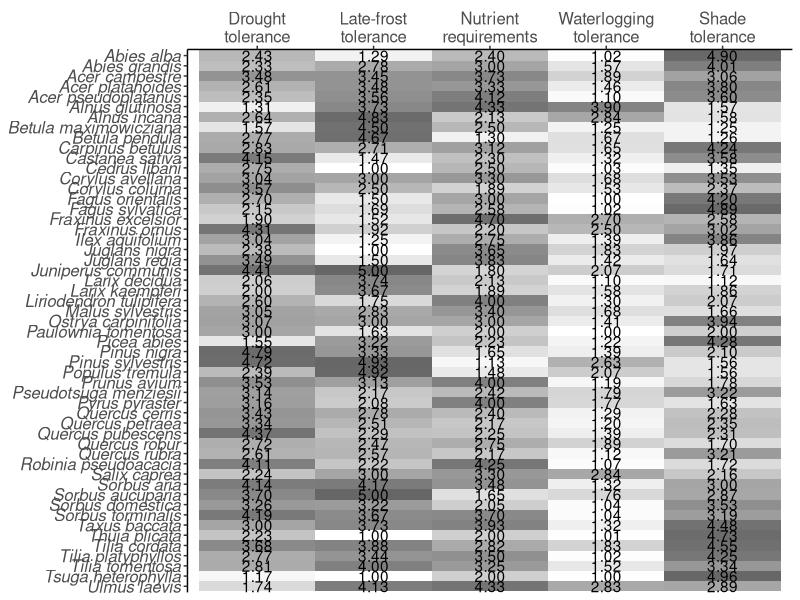
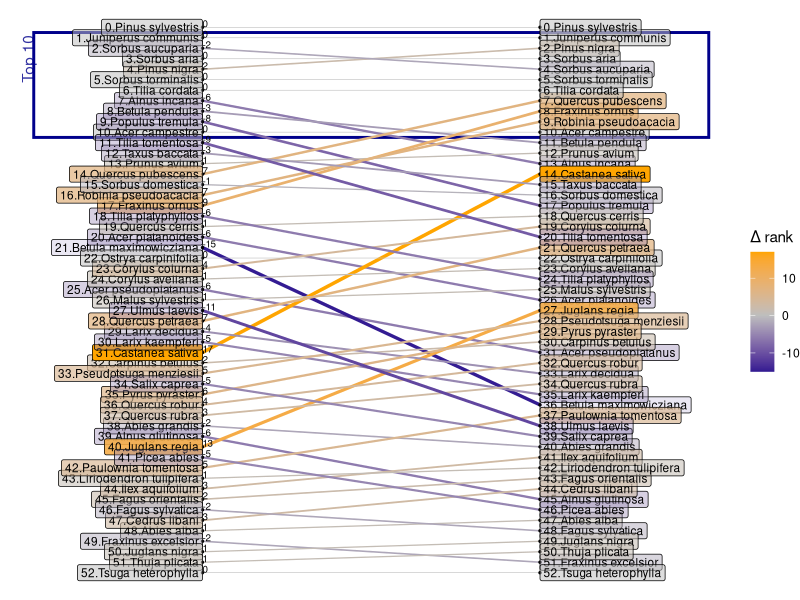
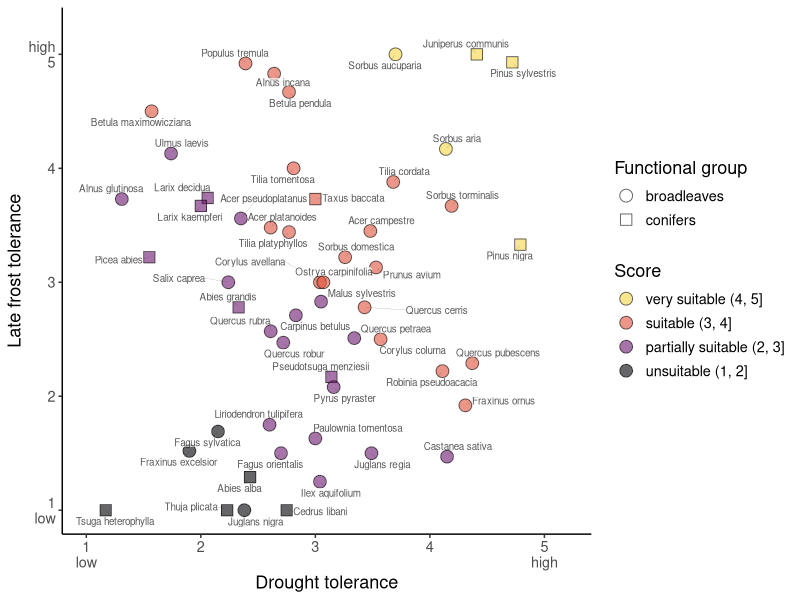
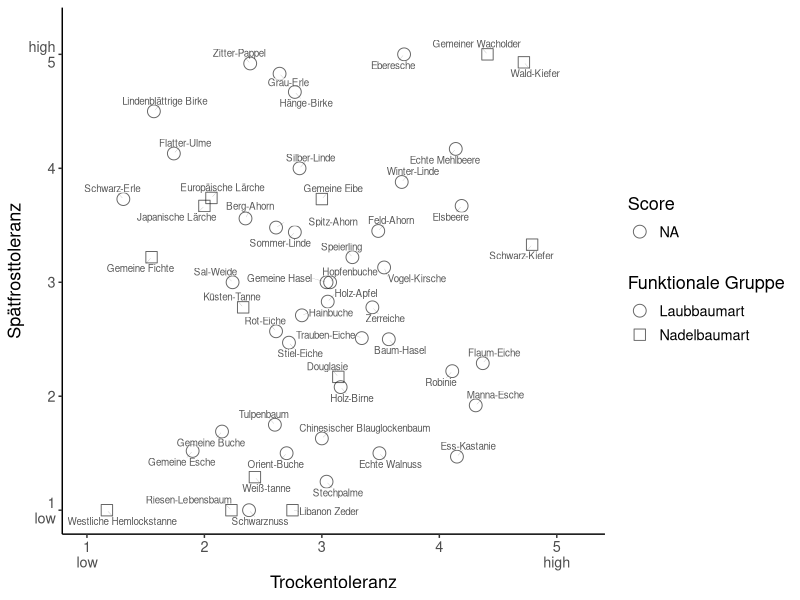
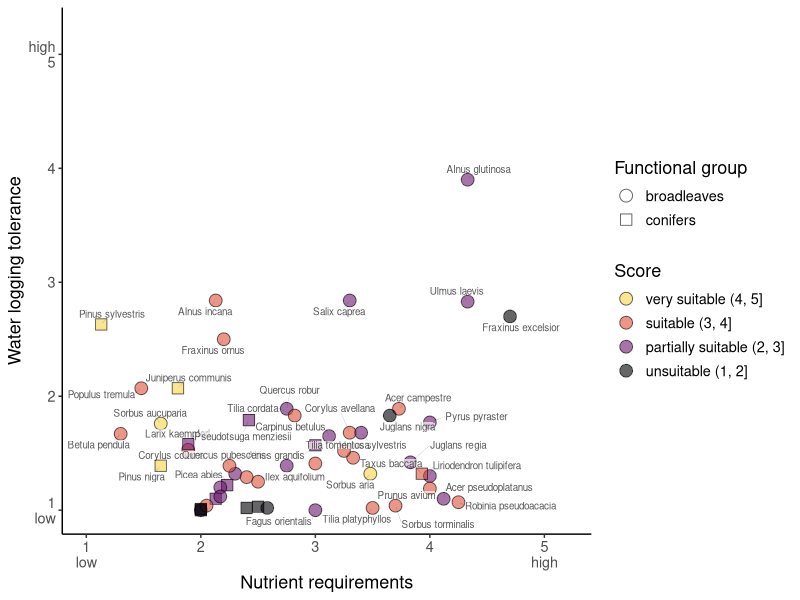
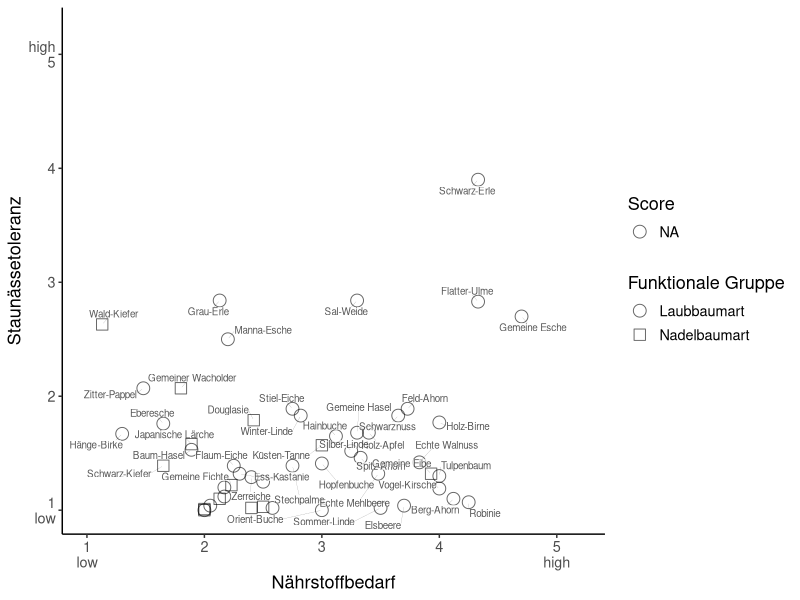
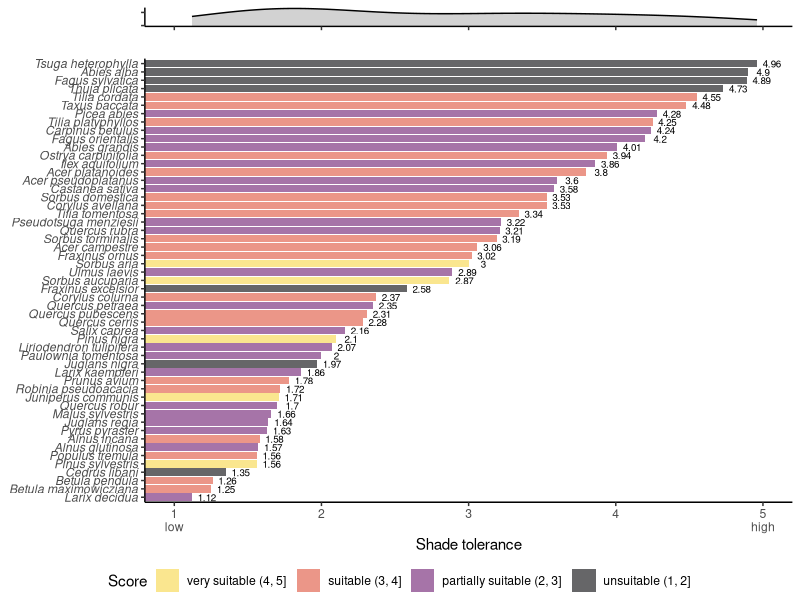
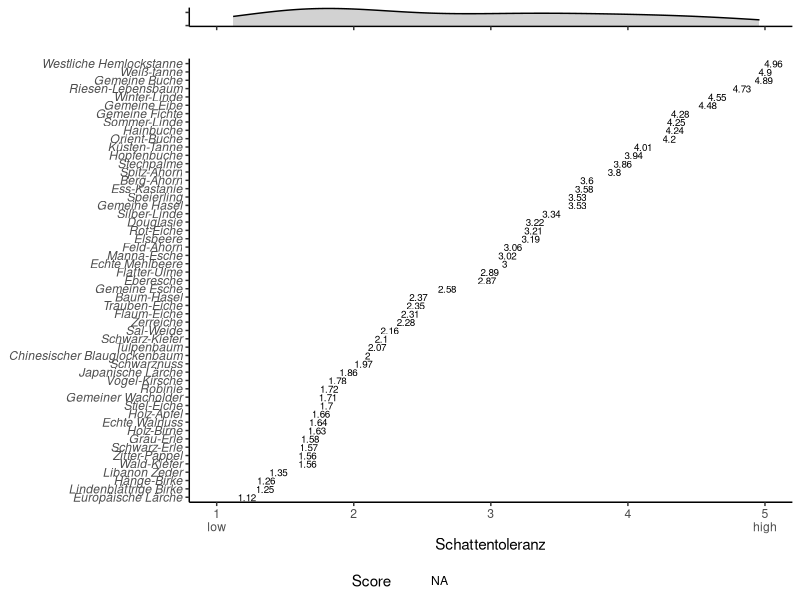

These figures' R source, in order:
## ---- chunk 1
# Packages for data handling
library(tidyverse)
library(data.table)

# Packages for visualization
library(ggrepel)
library(ggpubr) # ggarrange
# Packages for vis. this html document
library(kableExtra)

theme_set(theme_classic())
## ---- chunk 2
dat = fread("data/all_traits.csv", encoding = 'Latin-1')
colnames(dat)[1:8] = c("species", "drought", "late_frost", "shade", "waterlogging",
                       "nutrients", "score_1", "score_2")


dat = dat %>% 
  mutate(cat = ifelse(score_1 > 4, "very suitable (4, 5]",
                      ifelse(score_1 > 3, "suitable (3, 4]",
                             ifelse(score_1 > 2, "partially suitable (2, 3]",
                                    "unsuitable (1, 2]")))) 

lbl_dict = fread("data/label_dict.csv", encoding = 'Latin-1')

dat = dat %>% 
  left_join(., lbl_dict, by = c("cat" = "english")) %>% 
  rename("cat_de" = "deutsch") %>%  
  left_join(., lbl_dict %>% dplyr::select(-short),
            by = c("type" = "english")) %>% 
  rename("type_de" = "deutsch")

dat = dat %>% 
  mutate(cat = factor(cat,
                      levels = c("very suitable (4, 5]", "suitable (3, 4]",
                                 "partially suitable (2, 3]", "unsuitable (1, 2]")),
         cat_de = factor(cat_de,
                      levels = c("sehr geeignet (4, 5]", "geeignet (3, 4]",
                                 "teilweise geeignet (2, 3]", "ungeeignet (1, 2]")))
## ---- chunk 3
dat %>% 
  dplyr::select(species, drought, late_frost, shade, waterlogging, nutrients) %>% 
  gather(., key, value, drought:nutrients) %>% 
  mutate(value = (format(value, digit = 3)),
         key = factor(key,
                      levels = c("drought", "late_frost", "nutrients",
                                 "waterlogging", "shade"),
                      labels = c("Drought\ntolerance",
                                 "Late-frost\ntolerance",
                                 "Nutrient\nrequirements",
                                 "Waterlogging\ntolerance",
                                 "Shade\ntolerance"))) %>% 
  ggplot(., aes(x = key, y = species)) +
  geom_tile(show.legend = F, aes(alpha = value)) +
  geom_text(aes(label = value)) +
  scale_x_discrete(position = "top") +
  scale_fill_viridis_c() +
  scale_alpha_discrete(range = c(0, 0.75)) +
  scale_y_discrete(limits=rev) +
  guides(alpha = F) +
  theme(axis.title = element_blank(),
        axis.text.y = element_text(face = "italic", size = 12),
        axis.text.x = element_text(size = 12))

ggsave("figs/tab1.jpg", width = 8.5, height = 12)
## ---- chunk 4
h = dat %>% 
  mutate(r1 = rank(score_1, ties.method = "random"),
         r2 = rank(score_2, ties.method = "random"),
         d = r2 - r1) %>% 
  gather(., key, value, r1, r2) %>% 
  group_by(species) %>% 
  mutate(hjust = ifelse(key == "r1", 1, 0)) %>% 
  mutate(key = factor(key, levels = c("r1", "r2")))

h %>% 
  mutate(value.rev = 53 - value) %>% 
  ggplot(., aes(x = factor(key), y = value, label = interaction(value.rev, species))) +
  annotate("rect",
           xmin = 0.5, xmax = 2.5,
           ymin = 42.5, ymax = 52.5,
            col = "darkblue", fill = NA, linewidth = 1) +
  geom_line(aes(group = species, col = d, size = abs(d))) +
  geom_point(size = .5) +
  geom_label(size = 3, aes(fill = d, alpha = d, hjust = hjust),
             show.legend = F) +
  geom_text(h %>% filter(key == "r1"),
            mapping=aes(x = key, label = d), hjust = 0, #-0.5
            vjust = 0,
            size = 2.5, col = "grey2") +
  annotate("text", x = 0.5, y = 50, angle = 90, label = "Top 10", vjust = 0,
           alpha = .8, col = "darkblue") +
  scale_fill_gradient2(low = "darkblue", high = "orange", mid = "grey") +
  scale_color_gradient2(low = "darkblue", high = "orange", mid = "grey") +
  # scale_color_viridis_c() +
  # scale_fill_viridis_c() +
  # scale_y_reverse() +
  scale_size_continuous(range  = c(0.2, 1.2)) +
  guides(size = F) +
  theme_void() +
  labs(fill = "\u0394 rank",
       color = "\u0394 rank")
  
ggsave("figs/table_2_as_figure.jpg", height = 10, width = 7)
## ---- chunk 5
dat %>% 
  ggplot(., aes(x = drought, y = late_frost, 
                shape = type,
                fill = cat)) +
  geom_point(size = 4,
             alpha = 0.6) +
  geom_label_repel(aes(label = species), 
                   alpha = 0.65, 
                   fill = "white",
                   segment.size = 0.05,
                   min.segment.length = 0,
                   label.size = NA,
                   label.padding = 0.01,
                   size = 2.5, 
                   show.legend = F) +
  scale_shape_manual(values = c(21, 22)) +
  scale_fill_viridis_d(option = "inferno", direction = -1, end = 0.9) +
  scale_size_continuous(range = c(0, 6)) +
  scale_x_continuous(breaks = 1:5, limits = c(1, 5.2),
                     labels = c("1\nlow", "2", "3", "4", "5\nhigh")) +
  scale_y_continuous(breaks = 1:5, limits = c(1, 5.2),
                     labels = c("1\nlow", "2", "3", "4", "high\n5")) +
  guides(fill = guide_legend(override.aes = aes(shape = 21))) +
  labs(x = lbl_dict[lbl_dict$short == "drought", "english"][[1]],
       y = lbl_dict[lbl_dict$short == "late_frost", "english"][[1]],
       fill = lbl_dict[lbl_dict$short == "score", "english"][[1]],
       shape = lbl_dict[lbl_dict$short == "func_group", "english"][[1]]) +
  theme(text = element_text(size = 13))

ggsave(paste("figs/fig_2_drought_frost.jpg", sep = ""), width = 8.5, height = 5)
## ---- chunk 6
dat %>% 
  ggplot(., aes(x = drought, y = late_frost, 
                shape = type_de,
                fill = cat_de)) +
  geom_point(size = 4,
             alpha = 0.6) +
  geom_label_repel(aes(label = name_dt), #species 
                   alpha = 0.65, 
                   fill = "white",
                   segment.size = 0.05,
                   min.segment.length = 0,
                   label.size = NA,
                   label.padding = 0.01,
                   size = 2.5, 
                   show.legend = F) +
  scale_shape_manual(values = c(21, 22)) +
  scale_fill_viridis_d(option = "inferno", direction = -1, end = 0.9) +
  scale_size_continuous(range = c(0, 6)) +
  scale_x_continuous(breaks = 1:5, limits = c(1, 5.2),
                     labels = c("1\nlow", "2", "3", "4", "5\nhigh")) +
  scale_y_continuous(breaks = 1:5, limits = c(1, 5.2),
                     labels = c("1\nlow", "2", "3", "4", "high\n5")) +
  guides(fill = guide_legend(override.aes = aes(shape = 21))) +
  labs(x = lbl_dict[lbl_dict$short == "drought", "deutsch"][[1]],
       y = lbl_dict[lbl_dict$short == "late_frost", "deutsch"][[1]],
       fill = lbl_dict[lbl_dict$short == "score", "deutsch"][[1]],
       shape = lbl_dict[lbl_dict$short == "func_group", "deutsch"][[1]]) +
  theme(text = element_text(size = 13))

ggsave(paste("figs/fig_2_drought_frost_de.jpg", sep = ""), width = 8.5, height = 5)
## ---- chunk 7
dat %>% 
  ggplot(., aes(x = nutrients, y = waterlogging, 
                shape = type,
                fill = cat)) +
  geom_point(size = 4,
             alpha = 0.6) +
  geom_label_repel(aes(label = species), 
                   alpha = 0.65, 
                   fill = "white",
                   segment.size = 0.05,
                   min.segment.length = 0,
                   label.size = NA,
                   label.padding = 0.01,
                   size = 2.5, 
                   show.legend = F) +
  scale_shape_manual(values = c(21, 22)) +
  scale_fill_viridis_d(option = "inferno", direction = -1, end = 0.9) +
  scale_size_continuous(range = c(0, 6)) +
  scale_x_continuous(breaks = 1:5, limits = c(1, 5.2),
                     labels = c("1\nlow", "2", "3", "4", "5\nhigh")) +
  scale_y_continuous(breaks = 1:5, limits = c(1, 5.2),
                     labels = c("1\nlow", "2", "3", "4", "high\n5")) +
  guides(fill = guide_legend(override.aes = aes(shape = 21))) +
  labs(x = lbl_dict[lbl_dict$short == "nutrients", "english"][[1]],
       y = lbl_dict[lbl_dict$short == "waterlogging", "english"][[1]],
       fill = lbl_dict[lbl_dict$short == "score", "english"][[1]],
       shape = lbl_dict[lbl_dict$short == "func_group", "english"][[1]]) +
  theme(text = element_text(size = 13))

ggsave(paste("figs/fig_3_nutrients_waterlogging.jpg", sep = ""), width = 8.5, height = 5)
## ---- chunk 8
dat %>% 
  ggplot(., aes(x = nutrients, y = waterlogging, 
                shape = type_de,
                fill = cat_de)) +
  geom_point(size = 4,
             alpha = 0.6) +
  geom_label_repel(aes(label = name_dt), 
                   alpha = 0.65, 
                   fill = "white",
                   segment.size = 0.05,
                   min.segment.length = 0,
                   label.size = NA,
                   label.padding = 0.01,
                   size = 2.5, 
                   show.legend = F) +
  scale_shape_manual(values = c(21, 22)) +
  scale_fill_viridis_d(option = "inferno", direction = -1, end = 0.9) +
  scale_size_continuous(range = c(0, 6)) +
  scale_x_continuous(breaks = 1:5, limits = c(1, 5.2),
                     labels = c("1\nlow", "2", "3", "4", "5\nhigh")) +
  scale_y_continuous(breaks = 1:5, limits = c(1, 5.2),
                     labels = c("1\nlow", "2", "3", "4", "high\n5")) +
  guides(fill = guide_legend(override.aes = aes(shape = 21))) +
  labs(x = lbl_dict[lbl_dict$short == "nutrients", "deutsch"][[1]],
       y = lbl_dict[lbl_dict$short == "waterlogging", "deutsch"][[1]],
       fill = lbl_dict[lbl_dict$short == "score", "deutsch"][[1]],
       shape = lbl_dict[lbl_dict$short == "func_group", "deutsch"][[1]]) +
  theme(text = element_text(size = 13))

ggsave(paste("figs/fig_3_nutrients_waterlogging_de.jpg", sep = ""), width = 8.5, height = 5)
## ---- chunk 9
trait = "shade"
trait <- sym(trait)
levs = dat %>% arrange(!!trait) %>% select(species)
p1 = dat %>%
  ggplot(., aes(x = !!trait)) +
  coord_cartesian(xlim= c(1, 5)) +
  geom_density(fill = "grey", alpha =.7) + 
  scale_y_continuous(breaks = c(0, 0.25, 0.5)) +
  theme(axis.title = element_blank(),
        axis.text = element_blank())
## ---- chunk 10
p2 = dat %>% 
  mutate(species = factor(species, levels = levs$species)) %>% 
  ggplot(., aes(x = species, y = !!trait, 
                fill = cat)) +
  geom_bar(stat = "identity", alpha = 0.6, linewidth = 0.1) +
  geom_text(aes(label = !!trait), nudge_y = 0.1, size = 2.5) +
  scale_fill_viridis_d(option = "inferno", direction = -1, end = 0.9) +  
  scale_color_viridis_d(option = "inferno", direction = -1, end = 0.9) +
  scale_y_continuous(breaks = 1:5,
                     labels = c("1\nlow", "2", "3", "4", "5\nhigh")) +
  coord_flip(ylim= c(1, 5)) +
  labs(y = lbl_dict[lbl_dict$short == trait, "english"][[1]],
       fill = lbl_dict[lbl_dict$short == "score", "english"][[1]]) +
  theme(axis.title.y = element_blank(),
        axis.text.y = element_text(face = "italic"))

ggarrange(p1, ggplot() + theme_void(), p2, ncol = 1, 
          heights = c(0.5, -0.2, 3),
          align = "hv",
          legend = "bottom",
          common.legend = T)

ggsave(paste("figs/fig_4_", trait, "_density2.jpg", sep = ""), width = 6, height = 7.3)
## ---- chunk 11
levs = dat %>% arrange(!!trait) %>% 
  dplyr:: select(name_dt)

p2 = dat %>% 
  mutate(name_dt = factor(name_dt, levels = levs$name_dt)) %>% 
  ggplot(., aes(x = name_dt, y = !!trait, 
                fill = cat_de)) +
  geom_bar(stat = "identity", alpha = 0.6, linewidth = 0.1) +
  geom_text(aes(label = !!trait), nudge_y = 0.1, size = 2.5) +
  scale_fill_viridis_d(option = "inferno", direction = -1, end = 0.9) +  
  scale_color_viridis_d(option = "inferno", direction = -1, end = 0.9) +
  scale_y_continuous(breaks = 1:5,
                     labels = c("1\nlow", "2", "3", "4", "5\nhigh")) +
  coord_flip(ylim= c(1, 5)) +
  labs(y = lbl_dict[lbl_dict$short == trait, "deutsch"][[1]],
       fill = lbl_dict[lbl_dict$short == "score", "deutsch"][[1]]) +
  theme(axis.title.y = element_blank(),
        axis.text.y = element_text(face = "italic"))

ggarrange(p1, ggplot() + theme_void(), p2, ncol = 1, 
          heights = c(0.5, -0.2, 3),
          align = "hv",
          legend = "bottom",
          common.legend = T)

ggsave(paste("figs/fig_4_", trait, "_density_de.jpg", sep = ""), width = 9, height = 7.3)
## ---- chunk 12
res = data.frame()
for (i in 2:6){
  nt = shapiro.test(dat[[i]])
  nsig = ifelse(nt$p.value <= 0.05, "Not normal", "normal")
  cts = cor.test(dat[[i]], dat[[7]], method = "spearman")
  
  res = bind_rows(res,
                  data.frame(var = colnames(dat)[i],
                             shaphiro.wilk.p = format(nt$p.value, scientific = T, digits = 2),
                             # shaphiro.res = nsig,
                             spearman.rho = round(cts$estimate, 2),
                             spearman.p = format(cts$p.value, scientific = T, digits = 2)))
}
rownames(res) = NULL
colnames(res) = c("Trait", "Shapiro-Wilk p-value", "Spearman's r", "Spearman's p-value")
res %>% 
  fwrite(., file = "correlations.csv", row.names = F)
## ---- chunk 13
res %>% 
  kbl(caption = "Results of Shapiro-Wilk normality test and Spearman's rank correlation.") %>%
  kable_styling(full_width = F)
## ---- chunk 14
cor.test(dat$drought, dat$late_frost, method = "spearman")
